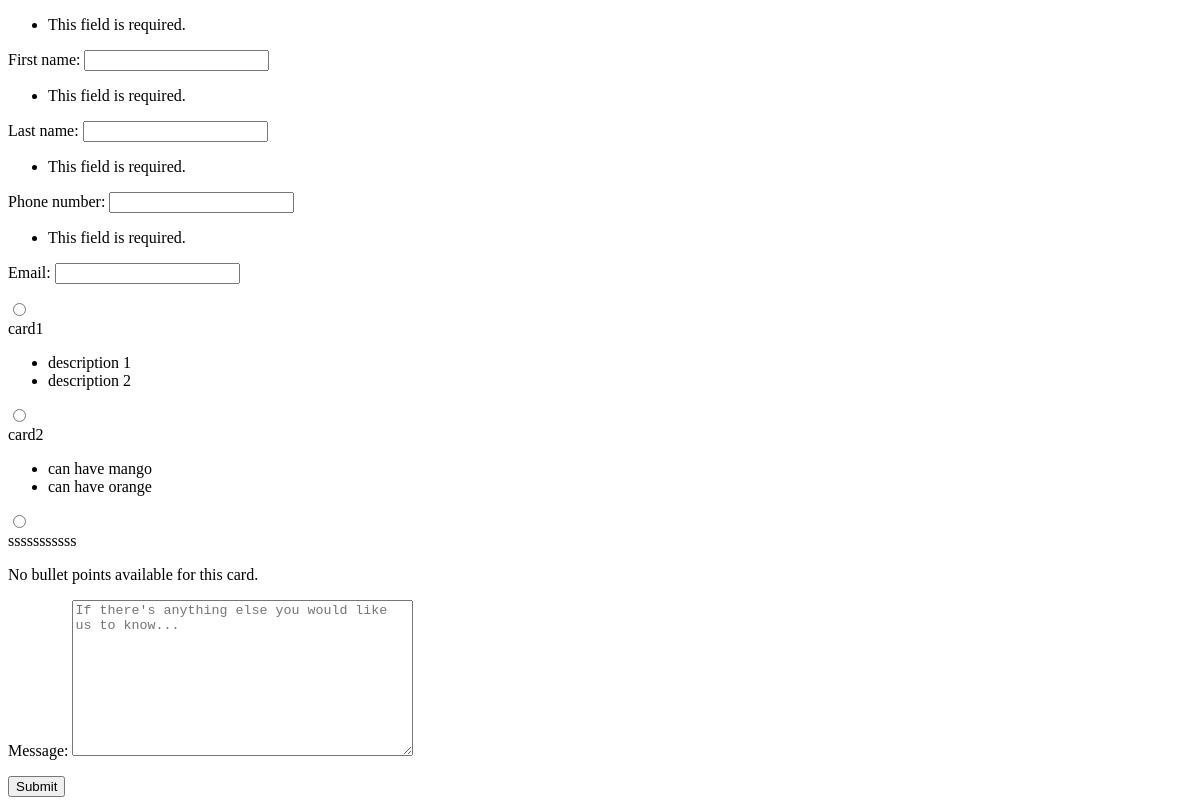
Before: / with the older database file.
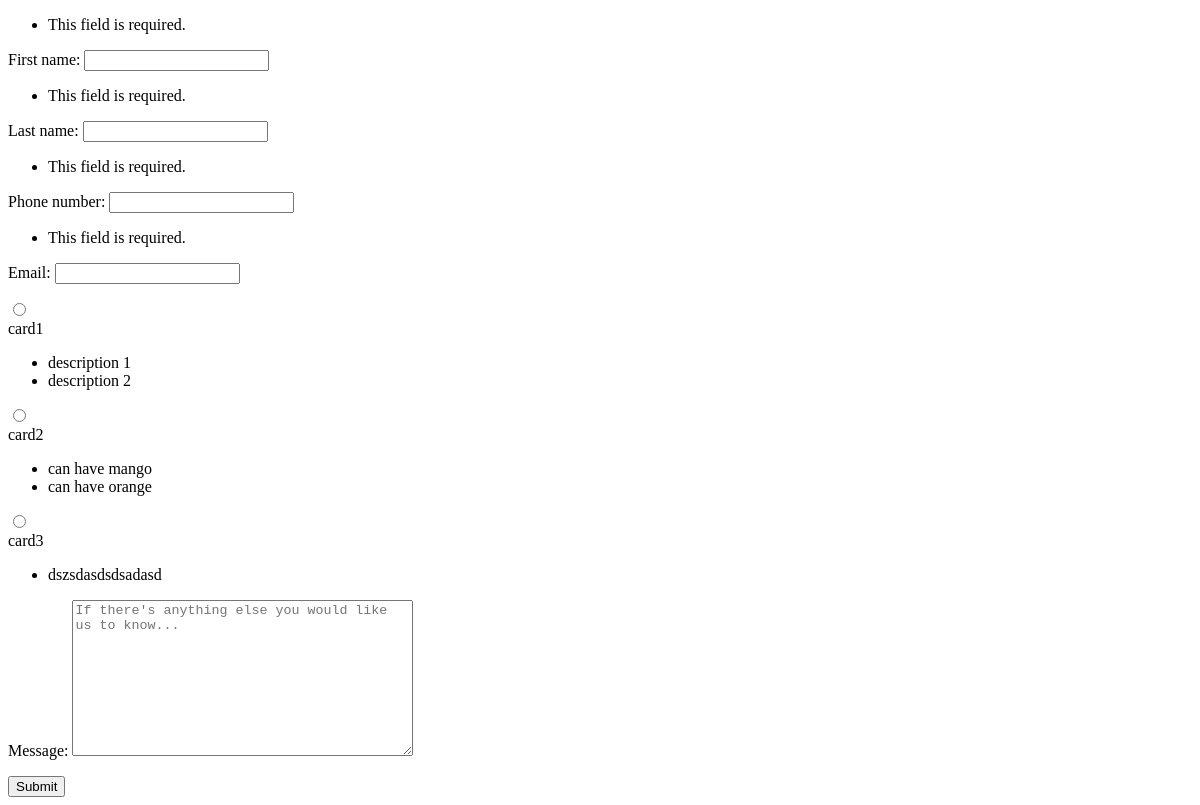
After: the same page with the newer database file.
### bizness/models.py (models this page shows, shortened)
class Card(models.Model):
    title = models.CharField(max_length=100)
    price = models.DecimalField(max_digits=10, decimal_places=2)
    def __str__(self):
        return f"{self.title}"

class CardDescription(models.Model):
	card = models.ForeignKey(Card, related_name='descriptions', on_delete=models.CASCADE)
	description = models.TextField()

### bizness/views.py (the view)
# urls.py: path('', views.index, name='index'),
def index(request):
	if request.method == 'POST':
		form = SubscriptionModelForm(request.POST)
		if form.is_valid():
			subscriber = Subscription(
				first_name = form.cleaned_data['first_name'],
				last_name = form.cleaned_data['last_name'],
				phone_number = form.cleaned_data['phone_number'],
				email = form.cleaned_data['email'],
				card = form.cleaned_data['card'],
				message = form.cleaned_data['message'],
            )
			subscriber.save()
			form = SubscriptionModelForm()
			context = {
				'form': form,
			}
			return render(request, "bizness/index.html", context)
		print("FAILURE1")
	else:
		form = SubscriptionModelForm()
	context = {
		'form': form,
	}
	return render(request, 'bizness/index.html', context)

### bizness/forms.py
class SubscriptionModelForm(ModelForm):
    class Meta:
        model = Subscription
        fields = ["first_name", "last_name", "phone_number", "email", "card", "message"]

### bizness/templates/bizness/index.html (shortened to what this page needs)
{% extends "base_generic.html" %}
{% block style %}
{% load static %}
<link rel="stylesheet" type="text/css" href="{% static 'bizness/css/styles.css' %}">
{% endblock %}
{% block content %}
<form method="post">
	<ul class="errorlist"><li>This field is required.</li></ul>
	<p>
		<label for="id_first_name">First name:</label>
		<input type="text" name="first_name" maxlength="100" required aria-invalid="true" id="id_first_name">
	</p>
	<ul class="errorlist"><li>This field is required.</li></ul>
	<p>
		<label for="id_last_name">Last name:</label>
		<input type="text" name="last_name" maxlength="100" required aria-invalid="true" id="id_last_name">
	</p>
	<ul class="errorlist"><li>This field is required.</li></ul>
	<p>
		<label for="id_phone_number">Phone number:</label>
		<input type="text" name="phone_number" maxlength="10" required aria-invalid="true" id="id_phone_number">
	</p>
	<ul class="errorlist"><li>This field is required.</li></ul>
	<p>
		<label for="id_email">Email:</label>
		<input type="email" name="email" maxlength="254" required aria-invalid="true" id="id_email">
	</p>
	{% for card in form.card.field.queryset %}
		<div class="card-selection">
			<input type="radio" id="card_{{ card.id }}" name="{{ form.card.html_name }}" value="{{ card.id }}" required=True>
			<label for="card_{{ card.id }}">
				<div class="card-title">{{ card.title }}</div>
			</label>
			{% if card.descriptions.exists %}
				<ul class="descriptions-points">
					{% for description in card.descriptions.all %}
						<li>{{ description.description }}</li>
					{% endfor %}
				</ul>
			{% else %}
				<p>No bullet points available for this card.</p>
			{% endif %}
		</div>
	{% endfor %}
	<p>
		<label for="id_message">Message:</label>
		<textarea name="message" cols="40" rows="10" placeholder="If there&#x27;s anything else you would like us to know..." id="id_message"></textarea>
	</p>
	<button type="submit">Submit</button>
</form>
{% endblock %}

### bizness/templates/base_generic.html (shortened to what this page needs)
<!DOCTYPE html>
<html lang="en">
<head>
	{% block style %}{% endblock %}
</head>
<body>
	{% block content %}{% endblock %}
</body>
</html>

Changed rows visible on the page:
changed Card: card "☐ sssssssssss" → "☐ card3"; title "sssssssssss" → "card3"; no longer shows "No bullet points available for this card."
added CardDescription: description "dszsdasdsdsadasd", shown under Card "card3"
